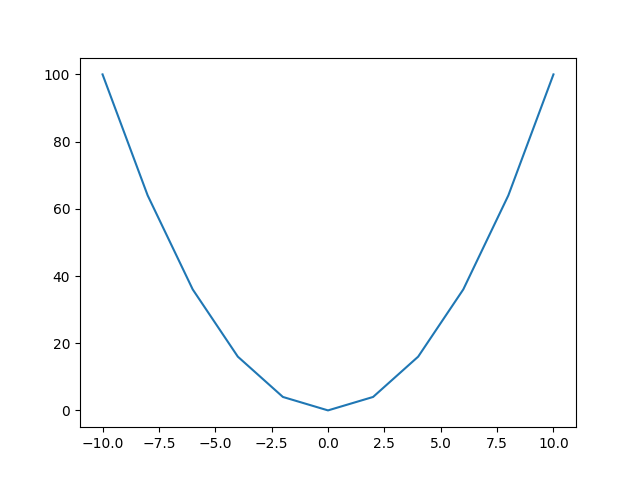

Generate this figure with Python:
import matplotlib.pyplot as plt
import numpy as np

def parabola(dX=5, N=1):
    x = np.arange(-dX, dX+1, (dX*2) / N)
    y = x**2

    plt.plot(x, y)
    plt.savefig('task_2.png')

if(__name__ == '__main__'):
    dX = int(input('Введите предел изменения переменной x: '))
    N = int(input('Введите количество точек, разбивающий параболу: '))
    parabola(dX, N)
